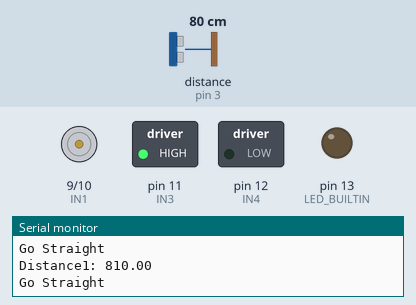
This sketch was run on a simulated Arduino Uno, built with avr-gcc and run on an emulated ATmega328P. Shown: motor-driver pin pairs drawn as motors (green arrow = first pin HIGH = forward, orange = second pin HIGH = backward, longer = more drive, scaled by the enable pin), switched loads named in the sketch (green lamp = pin HIGH), output pins drawn as LEDs (lit = HIGH), the last lines printed to the serial monitor. Inputs (shaded band) come from the test bench; at power-on: distance to the obstacle (sensor on pin 3) 80 cm. The echo pulse lasts 58.3 µs per cm.

Above: at 1.3 s.
1.4 s: distance to the obstacle (sensor on pin 3) set to 28 cm
2.9 s: distance to the obstacle (sensor on pin 3) set to 22 cm
At 5.6 s:
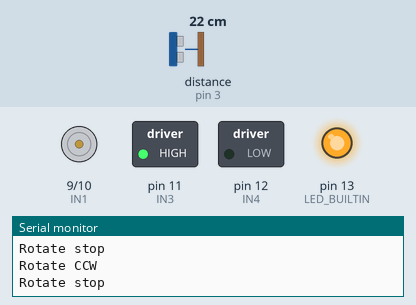
5.9 s: distance to the obstacle (sensor on pin 3) set to 35 cm
At 7.7 s:
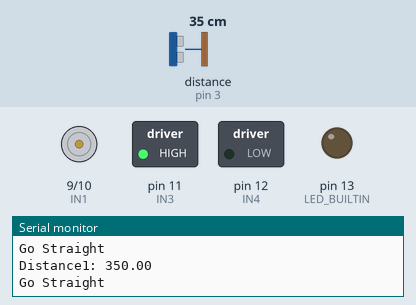
8.0 s: distance to the obstacle (sensor on pin 3) set to 2 cm
At 9.6 s:
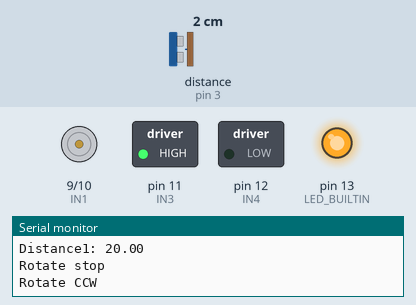
Timing chart, 0 to 11.1 s (numbered marks = the images above; inputs shaded):
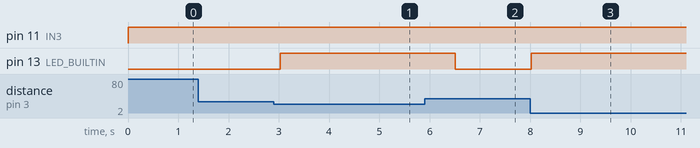

The sketch:

homework_fold.ino.ino
```cpp
//////////////// sonar ////////////////////////
#include <NewPing.h>

#define SONAR_NUM 3      // Number of sensors.
#define MAX_DISTANCE 300 // Maximum distance (in cm) to ping.

#define Front 0
#define Left  1
#define right 2

#define TRIG1 2 // 초음파 센서 1번 Trig 핀 번호
#define ECHO1 3 // 초음파 센서 1번 Echo 핀 번호

#define TRIG2 4 // 초음파 센서 2번 Trig 핀 번호
#define ECHO2 5 // 초음파 센서 2번 Echo 핀 번호

#define TRIG3 6 // 초음파 센서 3번 Trig 핀 번호
#define ECHO3 7 // 초음파 센서 3번 Echo 핀 번호
NewPing sonar[SONAR_NUM] = {   // Sensor object array.
  NewPing(TRIG1, ECHO1, MAX_DISTANCE), // Each sensor's trigger pin, echo pin, and max distance to ping.
  NewPing(TRIG2, ECHO2, MAX_DISTANCE),
  NewPing(TRIG3, ECHO3, MAX_DISTANCE)
};
//////////////// L298 /////////////////////
#define ENA 8
#define IN1 9
#define IN2 10
#define IN3 11
#define IN4 12
#define ENB 7 //13번핀 사용을 위해 7번으로 핀 이동

void setup()
{
  // put your setup code here, to run once:
  /*
  pinMode (TRIG1, OUTPUT);
  pinMode (ECHO1,  INPUT);
  pinMode (TRIG2, OUTPUT);
  pinMode (ECHO2,  INPUT);
  pinMode (TRIG3, OUTPUT);
  pinMode (ECHO3,  INPUT);
*/
  pinMode(ENA, OUTPUT);
  pinMode(IN1, OUTPUT);
  pinMode(IN2, OUTPUT);

  pinMode(IN3, OUTPUT);
  pinMode(IN4, OUTPUT);
  pinMode(ENB, OUTPUT);

  Serial.begin(115200); // 통신속도를 115200으로 정의함
  pinMode(LED_BUILTIN, OUTPUT);


}
long sonar_front(void) // 초음파 센서 1번 측정 함수
{
  long duration, distance;
  digitalWrite(TRIG1, HIGH);
  delayMicroseconds(10);
  digitalWrite(TRIG1, LOW);
  duration = pulseIn(ECHO1, HIGH);
  distance = ( (float) (340*duration)/1000)/2;
  return distance;
}

long sonar2(void) // 초음파 센서 2번 측정 함수
{
  long duration, distance;
  digitalWrite(TRIG2, HIGH);
  delayMicroseconds(10);
  digitalWrite(TRIG2, LOW);
  duration = pulseIn(ECHO2, HIGH);
  distance = ( (float) (340*duration)/1000)/2;
  return distance;
}

long sonar3(void) // 초음파 센서 3번 측정 함수
{
  long duration, distance;
  digitalWrite(TRIG3, HIGH);
  delayMicroseconds(10);
  digitalWrite(TRIG3, LOW);
  duration = pulseIn(ECHO3, HIGH);
  distance = ( (float) (340*duration)/1000)/2;
  return distance;
}

void motor_A_control(int direction_a, int motor_speed_a) //모터 A의 방향 (direction)과 속도(speed)제어
{
  if(direction_a == HIGH)
  {
    digitalWrite(IN1,LOW);           //모터의 방향 제어
    digitalWrite(IN2,HIGH);
    analogWrite(ENA,motor_speed_a);   //모터의 속도 제어
  }
  else
  {
    digitalWrite(IN1,HIGH);
    digitalWrite(IN2,LOW);
    analogWrite(ENA,motor_speed_a);
  }
}
void motor_B_control(int direction_b, int motor_speed_b) //모터 B의 방향 (direction)과 속도(speed)제어
{
  if(direction_b == HIGH)
  {
    digitalWrite(IN3,LOW);           //모터의 방향 제어
    digitalWrite(IN4,HIGH);
    analogWrite(ENB,motor_speed_b);  //모터의 속도 제어
  }
  else
  {

    digitalWrite(IN3,HIGH);
    digitalWrite(IN4,LOW);
    analogWrite(ENB,motor_speed_b);
  }
}


void loop()
{
  // put your main code here, to run repeatedly:

  //Serial.print("Duratin: ");
  //Serial.println(duration);
  float front_sonar = 0.0;
  float Left_sonar  = 0.0;
  float right_sonar = 0.0;

  front_sonar = sonar[Front].ping_cm()*10;
  if(front_sonar == 0.0)   front_sonar = MAX_DISTANCE;
  Serial.print("Distance1: ");
  Serial.println(front_sonar);
  //Serial.print("Distance2: ");
  //Serial.println( sonar2() );
  //Serial.print("Distance3: ");
  //Serial.println( sonar3() );


  if((front_sonar >0) &&(front_sonar <= 250))
  {
    // 정지
    digitalWrite(LED_BUILTIN, HIGH);

    Serial.println("Rotate stop");
    motor_A_control(HIGH,0);  //오른쪽 정지
    motor_B_control(LOW,0);  //왼쪽은 정지
    delay(1200);                //일정한 시간 동안 정지
    // 180도 반회전 시계 방향으로 회전
    Serial.println("Rotate CCW");
    motor_A_control(LOW,100);  //오른쪽 전진
    motor_B_control(LOW,100);  //왼쪽은 후진
    delay(580);                //일정한 시간 동안 회전
    // 정지
    Serial.println("Rotate stop");
    motor_A_control(HIGH,0);  //오른쪽 정지
    motor_B_control(LOW ,0);  //왼쪽은 정지
    delay(1200);                //일정한 시간 동안 정지


    }

  else
  {
    //직진8
    digitalWrite(LED_BUILTIN, LOW);

    Serial.println("Go Straight");
    motor_A_control(HIGH,100  );
    motor_B_control(LOW,100);

  }

  //motor_A_control(HIGH,100);
  //motor_B_control(HIGH,100);

  delay(500);

}
```

Measured:
- the behaviour switches between 26 and 25 cm on distance to the obstacle (sensor on pin 3) (found by bisection; images 0 and 1)
- after the input at 2.9 s, pin 13 (LED_BUILTIN): LOW → HIGH after 0.13 s
- after the input at 5.9 s, pin 13 (LED_BUILTIN): HIGH → LOW after 0.61 s
- after the input at 8.0 s, pin 13 (LED_BUILTIN): LOW → HIGH at once
